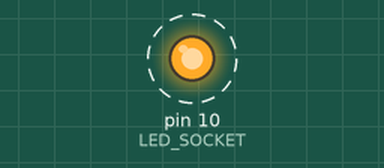
Bench run of a sketch on a simulated Arduino Uno, built with avr-gcc and run on an emulated ATmega328P. On the bench: output pins drawn as LEDs (lit = HIGH). Dashed ring = blinking. What the sketch prints to the serial monitor is not drawn.

Above: at 0.5 s.
Timing chart, 0 to 4.6 s (numbered marks = the images above):
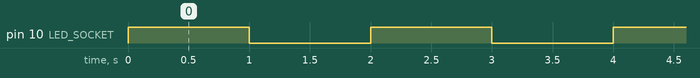

Measured:
- by itself, pin 10 (LED_SOCKET): alternates HIGH for 1.0 s and LOW for 1.0 s

The sketch:

led_blink.ino
```cpp
int LED_SOCKET = 10;
int INTERVAL = 1000;

void setup() {
  // put your setup code here, to run once:
  Serial.begin( 9600 );
  pinMode( LED_SOCKET, OUTPUT );
}

void loop() {
  // put your main code here, to run repeatedly:
  digitalWrite( LED_SOCKET, HIGH );
  Serial.println( "LED ON" );

  delay( INTERVAL );

  digitalWrite( LED_SOCKET, LOW );
  Serial.println( "LED OFF" );

  delay( INTERVAL );
}
```
